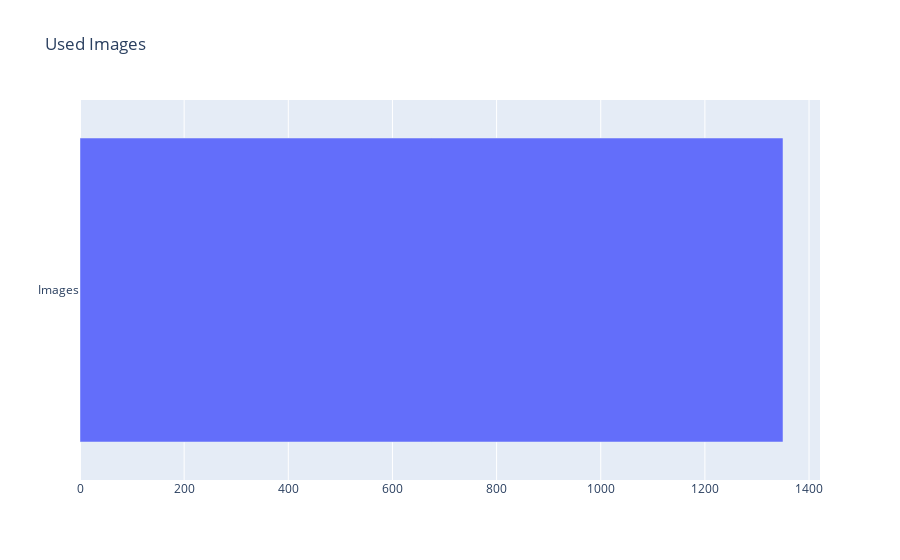

The code cell stored with this chart in its notebook:
### Markdown cell above
# Dataset Visualization

### Code cell
import plotly.graph_objects as go

# Define data
labels = ['Images']
values = [1350]

# Create horizontal bar chart
fig = go.Figure(data=[go.Bar(y=labels, x=values, orientation='h')])

# Update layout
fig.update_layout(title_text='Used Images')

# Show the chart
fig.show()

### Figure 1 — Plotly figure (JSON) as saved in the notebook; plotly's stock layout.template omitted (floating-point values rounded to 4 significant figures)
{"data": [{"orientation": "h", "type": "bar", "x": [1350], "y": ["Images"]}], "layout": {"autosize": true, "title": {"text": "Used Images"}, "xaxis": {"autorange": true, "range": [0, 1421.0], "type": "linear"}, "yaxis": {"autorange": true, "range": [-0.5, 0.5], "type": "category"}}}
